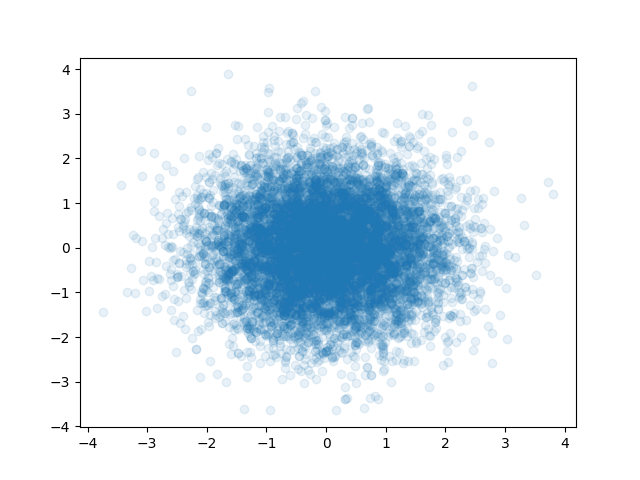

Recreate this plot in Python.
import math
import random
import matplotlib.pylab as plt
import graph
import numpy as np


def fun(x):
	return -1 / 2 * (x[0]**2 + x[1]**2)


def dfun(x):
	return [-x[0], -x[1]]


random.seed(123456)
draws = 10000
sigma = math.sqrt(3)
S0 = graph.langevin(fun, draws, [0, 0], dfun, sigma, log=True)
plt.scatter(*zip(*S0), alpha=0.1)
plt.savefig("langevin1.png")
